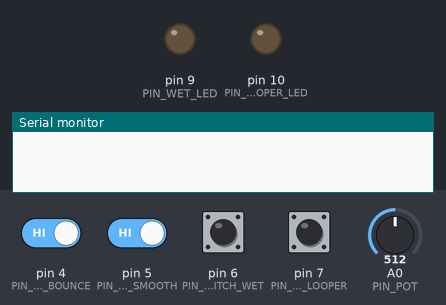
This sketch was run on a simulated Arduino Uno, built with avr-gcc and run on an emulated ATmega328P. Shown: output pins drawn as LEDs (lit = HIGH), the last lines printed to the serial monitor. Inputs (shaded band) come from the test bench; at power-on: pin 4 (PIN_TOGGLE_BOUNCE), pin 5 (PIN_TOGGLE_SMOOTH), pin 6 (PIN_FOOTSWITCH_WET), pin 7 (PIN_FOOTSWITCH_LOOPER) HIGH, A0 (PIN_POT) = 512. MIDI output is not drawn.

Above: at 1.2 s.
1.3 s: pin 7 (PIN_FOOTSWITCH_LOOPER) pulled LOW for 1 s
At 1.95 s:
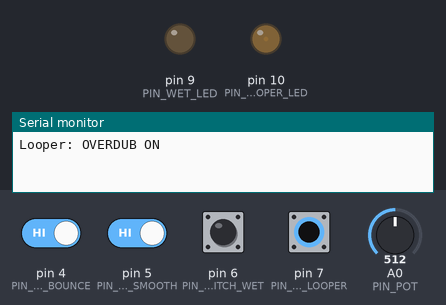
3.8 s: pin 6 (PIN_FOOTSWITCH_WET) pulled LOW for 0.15 s
At 4.9 s:
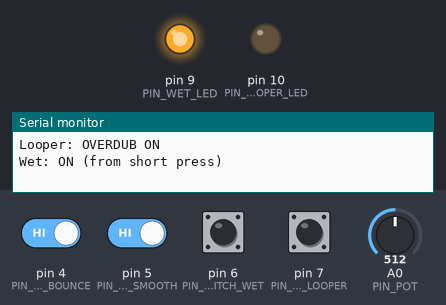
5.4 s: pin 7 (PIN_FOOTSWITCH_LOOPER) pulled LOW for 0.15 s
At 6.1 s:
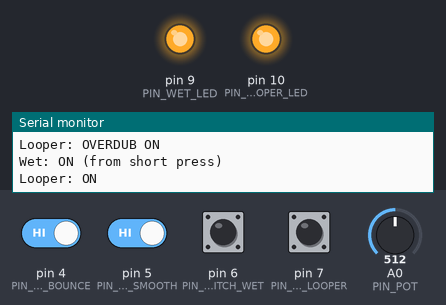
7.0 s: pin 6 (PIN_FOOTSWITCH_WET) pulled LOW for 1 s
At 7.65 s:
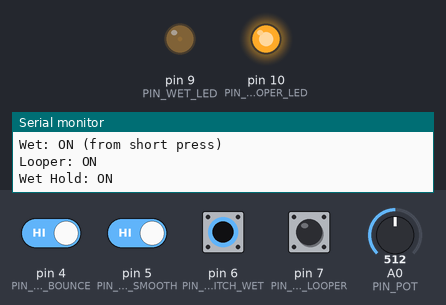
9.5 s: pin 7 (PIN_FOOTSWITCH_LOOPER) pulled LOW for 0.15 s
At 10.4 s:
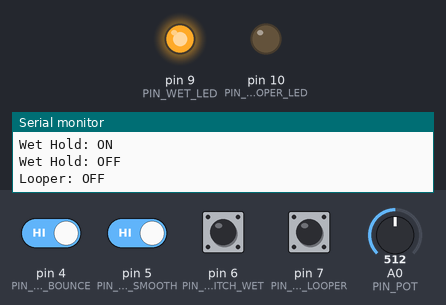
Timing chart, 0 to 12.5 s (numbered marks = the images above; inputs shaded):
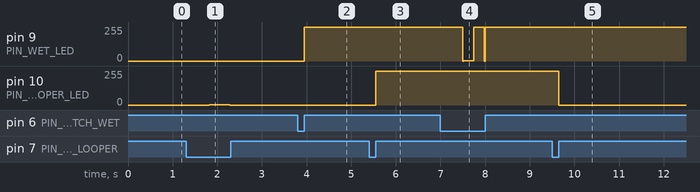

Measured:
- after the input at 1.3 s, pin 10 (PIN_LOOPER_LED): 0/255 → 1/255 after 0.52 s, → 0/255 0.47 s later
- after the input at 3.8 s, pin 9 (PIN_WET_LED): 0/255 → 255/255 after 0.15 s
- after the input at 5.4 s, pin 10 (PIN_LOOPER_LED): 0/255 → 255/255 after 0.15 s
- after the input at 7.0 s, pin 9 (PIN_WET_LED): 255/255 → 1/255 after 0.50 s, → 253/255 0.24 s later, → 255/255 0.24 s later
- after the input at 9.5 s, pin 10 (PIN_LOOPER_LED): 255/255 → 0/255 after 0.15 s

The sketch:

mood-midi-controller.ino
```cpp
#include <SoftwareSerial.h>        // Ref: https://docs.arduino.cc/learn/built-in-libraries/software-serial
#include <MIDI.h>                  // Ref: https://github.com/FortySevenEffects/arduino_midi_library
#include <JC_Button.h>             // Ref: https://github.com/JChristensen/JC_Button
#include <ResponsiveAnalogRead.h>  // Ref: https://github.com/dxinteractive/ResponsiveAnalogRead
#include <jled.h>                  // Ref: https://github.com/jandelgado/jled

// Define MIDI Channel and control change numbers.
const int MIDI_CH = 2;  // MOOD MKII Default Channel

const int MIDI_CC_TOGGLE_BOUNCE = 66;
const int MIDI_CC_TOGGLE_SMOOTH = 78;
const int MIDI_CC_MIX = 15;

const int MIDI_CC_WET_TOGGLE = 103;
const int MIDI_CC_WET_HOLD = 105;
const int MIDI_CC_LOOP_TOGGLE = 102;
const int MIDI_CC_LOOP_HOLD = 106;

// Pin Definitions.
const int PIN_TOGGLE_BOUNCE = 4;
const int PIN_TOGGLE_SMOOTH = 5;
const int PIN_FOOTSWITCH_WET = 6;
const int PIN_FOOTSWITCH_LOOPER = 7;
const int PIN_POT = A0;
const int PIN_RX = 2;
const int PIN_TX = 3;
const int PIN_WET_LED = 9;
const int PIN_LOOPER_LED = 10;

// Setup switches.
Button toggleBounce(PIN_TOGGLE_BOUNCE);
Button toggleSmooth(PIN_TOGGLE_SMOOTH);
Button footSwitchWet(PIN_FOOTSWITCH_WET, 50);
Button footSwitchLooper(PIN_FOOTSWITCH_LOOPER, 50);

// Footswitch States.
const unsigned long holdThresholdMs = 500;

bool isWetOn = false;
bool isWetPressing = false;
unsigned long wetPressStartTime = 0;
bool isWetHoldTriggered = false;

bool isLooperOn = false;
bool isLooperPressing = false;
unsigned long looperPressStartTime = 0;
bool isLooperHoldTriggered = false;

// Setup potentiometer.
ResponsiveAnalogRead pot(PIN_POT, true);

// Setup LEDs.
JLed ledWet = JLed(PIN_WET_LED);
JLed ledLooper = JLed(PIN_LOOPER_LED);

// Setup MIDI.
SoftwareSerial softSerial(PIN_RX, PIN_TX);
MIDI_CREATE_INSTANCE(SoftwareSerial, softSerial, midiA);

void setup() {
  toggleBounce.begin();
  toggleSmooth.begin();
  footSwitchWet.begin();
  footSwitchLooper.begin();

  midiA.begin(MIDI_CH);
  Serial.begin(9600);
}

void loop() {
  // Toggle Switch - Bounce.
  toggleBounce.read();
  if (toggleBounce.wasPressed()) {
    midiA.sendControlChange(MIDI_CC_TOGGLE_BOUNCE, 127, MIDI_CH);
    Serial.println("Toggle Bounce: ON");
  }
  if (toggleBounce.wasReleased()) {
    midiA.sendControlChange(MIDI_CC_TOGGLE_BOUNCE, 0, MIDI_CH);
    Serial.println("Toggle Bounce: OFF");
  }

  // Toggle Switch - Smooth.
  toggleSmooth.read();
  if (toggleSmooth.wasPressed()) {
    midiA.sendControlChange(MIDI_CC_TOGGLE_SMOOTH, 127, MIDI_CH);
    Serial.println("Toggle Smooth: ON");
  }
  if (toggleSmooth.wasReleased()) {
    midiA.sendControlChange(MIDI_CC_TOGGLE_SMOOTH, 0, MIDI_CH);
    Serial.println("Toggle Smooth: OFF");
  }

  // Wet Channel - Pressed.
  footSwitchWet.read();
  if (footSwitchWet.wasPressed()) {
    isWetPressing = true;
    wetPressStartTime = millis();
    isWetHoldTriggered = false;
  }

  // Wet Channel - Hold.
  if (isWetPressing && footSwitchWet.isPressed()) {
    if (!isWetHoldTriggered && (millis() - wetPressStartTime > holdThresholdMs)) {
      if (isWetOn) {
        midiA.sendControlChange(MIDI_CC_WET_HOLD, 127, MIDI_CH);
        ledWet = JLed(PIN_WET_LED).Breathe(500).Forever();
        Serial.println("Wet Hold: ON");
      }
      isWetHoldTriggered = true;
    }
  }

  // Wet Channel - Released.
  if (footSwitchWet.wasReleased()) {
    if (isWetOn) {
      if (isWetHoldTriggered) {
        midiA.sendControlChange(MIDI_CC_WET_HOLD, 0, MIDI_CH);
        ledWet = JLed(PIN_WET_LED).On();
        Serial.println("Wet Hold: OFF");
      } else {
        midiA.sendControlChange(MIDI_CC_WET_TOGGLE, 0, MIDI_CH);
        ledWet = JLed(PIN_WET_LED).Off();
        isWetOn = false;
        Serial.println("Wet: OFF");
      }
    } else {
      midiA.sendControlChange(MIDI_CC_WET_TOGGLE, 127, MIDI_CH);
      ledWet = JLed(PIN_WET_LED).On();
      isWetOn = true;
      if (isWetHoldTriggered) {
        Serial.println("Wet: ON (from long press)");
      } else {
        Serial.println("Wet: ON (from short press)");
      }
    }
    isWetPressing = false;
  }

  // Micro Looper - Pressed.
  footSwitchLooper.read();
  if (footSwitchLooper.wasPressed()) {
    isLooperPressing = true;
    looperPressStartTime = millis();
    isLooperHoldTriggered = false;
  }

  // Micro Looper - Hold.
  if (isLooperPressing && footSwitchLooper.isPressed()) {
    if (!isLooperHoldTriggered && (millis() - looperPressStartTime > holdThresholdMs)) {
      midiA.sendControlChange(MIDI_CC_LOOP_HOLD, 127, MIDI_CH);
      ledLooper = JLed(PIN_LOOPER_LED).Breathe(500).Forever();
      Serial.println("Looper: OVERDUB ON");
      isLooperHoldTriggered = true;
    }
  }

  // Micro Looper - Released.
  if (footSwitchLooper.wasReleased()) {
    if (isLooperHoldTriggered && !isLooperOn) {
      midiA.sendControlChange(MIDI_CC_LOOP_TOGGLE, 0, MIDI_CH);
      ledLooper = JLed(PIN_LOOPER_LED).Off();
    } else if (isLooperHoldTriggered) {
      midiA.sendControlChange(MIDI_CC_LOOP_HOLD, 0, MIDI_CH);
      ledLooper = JLed(PIN_LOOPER_LED).On();
      Serial.println("Looper: OVERDUB OFF");
    } else {
      if (isLooperOn) {
        midiA.sendControlChange(MIDI_CC_LOOP_TOGGLE, 0, MIDI_CH);
        ledLooper = JLed(PIN_LOOPER_LED).Off();
        isLooperOn = false;
        Serial.println("Looper: OFF");
      } else {
        midiA.sendControlChange(MIDI_CC_LOOP_TOGGLE, 127, MIDI_CH);
        ledLooper = JLed(PIN_LOOPER_LED).On();
        isLooperOn = true;
        Serial.println("Looper: ON");
      }
    }
    isLooperPressing = false;
  }

  // Potentiometer.
  pot.update();
  if (pot.hasChanged()) {
    int value = pot.getValue();
    int midiValue = map(value, 0, 1023, 0, 127);
    midiA.sendControlChange(MIDI_CC_MIX, midiValue, MIDI_CH);
    // Serial.print("Pot Value: ");
    // Serial.println(midiValue);
  }

  // Update led.
  ledWet.Update();
  ledLooper.Update();
}
```
